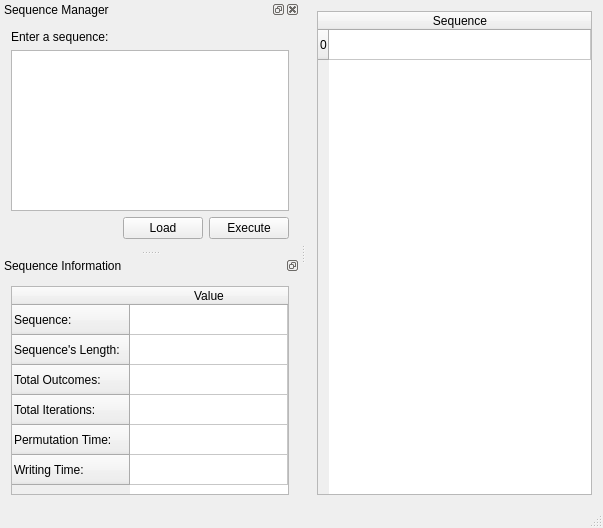
<?xml version="1.0" encoding="UTF-8"?>
<ui version="4.0">
 <class>MainWindowClass</class>
 <widget class="QMainWindow" name="MainWindowClass">
  <property name="geometry">
   <rect>
    <x>0</x>
    <y>0</y>
    <width>603</width>
    <height>525</height>
   </rect>
  </property>
  <property name="windowTitle">
   <string>DegenerateBases</string>
  </property>
  <property name="animated">
   <bool>false</bool>
  </property>
  <property name="documentMode">
   <bool>false</bool>
  </property>
  <widget class="QWidget" name="centralWidget">
   <layout class="QVBoxLayout" name="verticalLayout">
    <item>
     <widget class="QTableWidget" name="sequenceResultsWidget">
      <attribute name="horizontalHeaderStretchLastSection">
       <bool>true</bool>
      </attribute>
      <row>
       <property name="text">
        <string>0</string>
       </property>
      </row>
      <column>
       <property name="text">
        <string>Sequence</string>
       </property>
      </column>
      <item row="0" column="0">
       <property name="text">
        <string/>
       </property>
      </item>
     </widget>
    </item>
   </layout>
  </widget>
  <widget class="QDockWidget" name="sequenceDockWidget">
   <property name="minimumSize">
    <size>
     <width>300</width>
     <height>250</height>
    </size>
   </property>
   <property name="autoFillBackground">
    <bool>false</bool>
   </property>
   <property name="floating">
    <bool>false</bool>
   </property>
   <property name="features">
    <set>QDockWidget::DockWidgetClosable|QDockWidget::DockWidgetFloatable|QDockWidget::DockWidgetMovable</set>
   </property>
   <property name="allowedAreas">
    <set>Qt::AllDockWidgetAreas</set>
   </property>
   <property name="windowTitle">
    <string>Sequence Manager</string>
   </property>
   <attribute name="dockWidgetArea">
    <number>1</number>
   </attribute>
   <widget class="QWidget" name="sequenceWidget">
    <layout class="QVBoxLayout" name="verticalLayout_3">
     <item>
      <widget class="QLabel" name="sequenceLabel">
       <property name="text">
        <string>Enter a sequence:</string>
       </property>
      </widget>
     </item>
     <item>
      <widget class="QTextEdit" name="sequenceEdit"/>
     </item>
     <item>
      <layout class="QHBoxLayout" name="sequenceButtonLayout">
       <property name="topMargin">
        <number>0</number>
       </property>
       <item>
        <spacer name="sequenceButtonSpacer">
         <property name="orientation">
          <enum>Qt::Horizontal</enum>
         </property>
         <property name="sizeHint" stdset="0">
          <size>
           <width>40</width>
           <height>20</height>
          </size>
         </property>
        </spacer>
       </item>
       <item>
        <widget class="QPushButton" name="loadButton">
         <property name="text">
          <string>Load</string>
         </property>
        </widget>
       </item>
       <item>
        <widget class="QPushButton" name="executeButton">
         <property name="text">
          <string>Execute</string>
         </property>
        </widget>
       </item>
      </layout>
     </item>
    </layout>
   </widget>
  </widget>
  <widget class="QDockWidget" name="informationDockWidget">
   <property name="minimumSize">
    <size>
     <width>300</width>
     <height>250</height>
    </size>
   </property>
   <property name="features">
    <set>QDockWidget::DockWidgetFloatable|QDockWidget::DockWidgetMovable</set>
   </property>
   <property name="windowTitle">
    <string>Sequence Information</string>
   </property>
   <attribute name="dockWidgetArea">
    <number>1</number>
   </attribute>
   <widget class="QWidget" name="informationWidget">
    <layout class="QHBoxLayout" name="horizontalLayout">
     <item>
      <widget class="QTableWidget" name="informationTableWidget">
       <property name="dragEnabled">
        <bool>false</bool>
       </property>
       <property name="gridStyle">
        <enum>Qt::SolidLine</enum>
       </property>
       <property name="cornerButtonEnabled">
        <bool>true</bool>
       </property>
       <attribute name="horizontalHeaderStretchLastSection">
        <bool>true</bool>
       </attribute>
       <attribute name="verticalHeaderStretchLastSection">
        <bool>false</bool>
       </attribute>
       <row>
        <property name="text">
         <string>Sequence:</string>
        </property>
       </row>
       <row>
        <property name="text">
         <string>Sequence's Length:</string>
        </property>
       </row>
       <row>
        <property name="text">
         <string>Total Outcomes:</string>
        </property>
       </row>
       <row>
        <property name="text">
         <string>Total Iterations:</string>
        </property>
       </row>
       <row>
        <property name="text">
         <string>Permutation Time:</string>
        </property>
       </row>
       <row>
        <property name="text">
         <string>Writing Time:</string>
        </property>
       </row>
       <column>
        <property name="text">
         <string>Value</string>
        </property>
       </column>
      </widget>
     </item>
    </layout>
   </widget>
  </widget>
  <widget class="QStatusBar" name="statusBar"/>
 </widget>
 <layoutdefault spacing="6" margin="11"/>
 <resources>
  <include location="DegenerateBases.qrc"/>
 </resources>
 <connections/>
</ui>
